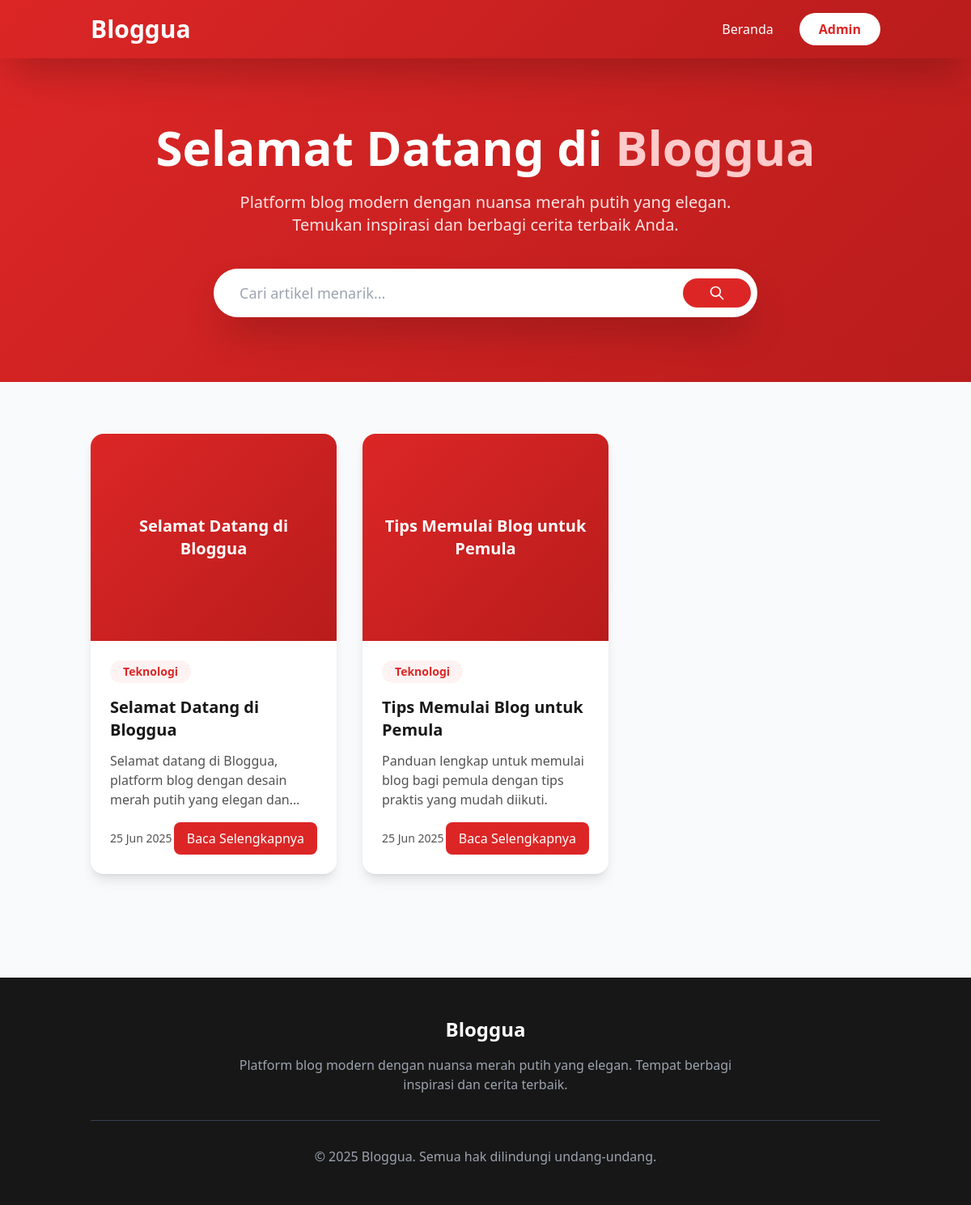
Screenshot of /beranda.php with the database file from the repository.
### tables this page shows
CREATE TABLE posts (
    id INT AUTO_INCREMENT PRIMARY KEY,
    title VARCHAR(255) NOT NULL,
    slug VARCHAR(255) NOT NULL UNIQUE,
    content LONGTEXT NOT NULL,
    excerpt TEXT,
    thumbnail VARCHAR(255),
    category_id INT,
    status ENUM('draft', 'published') DEFAULT 'draft',
    created_at TIMESTAMP DEFAULT CURRENT_TIMESTAMP,
    updated_at TIMESTAMP DEFAULT CURRENT_TIMESTAMP ON UPDATE CURRENT_TIMESTAMP,
    FOREIGN KEY (category_id) REFERENCES categories(id) ON DELETE SET NULL
);

CREATE TABLE categories (
    id INT AUTO_INCREMENT PRIMARY KEY,
    name VARCHAR(100) NOT NULL UNIQUE,
    description TEXT,
    created_at TIMESTAMP DEFAULT CURRENT_TIMESTAMP
);

### config/database.php (called while the page is built, shortened)
<?php
class Database {
    private static $instance = null;
    private $connection;
    private function __construct() {
        try {
            $this->connection = new PDO(
                "mysql:host=" . DB_HOST . ";dbname=" . DB_NAME . ";charset=utf8mb4",
                DB_USER,
                DB_PASS,
                [
                    PDO::ATTR_ERRMODE => PDO::ERRMODE_EXCEPTION,
                    PDO::ATTR_DEFAULT_FETCH_MODE => PDO::FETCH_ASSOC,
                    PDO::ATTR_EMULATE_PREPARES => false
                ]
            );
        } catch(PDOException $e) {
            die("Database connection failed: " . $e->getMessage());
        }
    }
    public static function getInstance() {
        if (self::$instance === null) {
            self::$instance = new self();
        }
        return self::$instance;
    }
    public function getConnection() {
        return $this->connection;
    }
}
?>

### models/Post.php (called while the page is built, shortened)
<?php
class Post {
    private $db;
    public function __construct() {
        $this->db = Database::getInstance()->getConnection();
    }
    public function getAllPosts($limit = 10, $offset = 0, $search = '') {
        $sql = "SELECT p.*, c.name as category_name,
                (SELECT COUNT(*) FROM comments WHERE post_id = p.id AND status = 'approved') as comment_count
                FROM posts p
                LEFT JOIN categories c ON p.category_id = c.id
                WHERE p.status = 'published'";
        $sql .= " ORDER BY p.created_at DESC LIMIT :limit OFFSET :offset";
        $stmt = $this->db->prepare($sql);
        $stmt->bindValue(':limit', $limit, PDO::PARAM_INT);
        $stmt->bindValue(':offset', $offset, PDO::PARAM_INT);
        $stmt->execute();
        return $stmt->fetchAll();
    }
}
?>

### includes/functions.php (called while the page is built, shortened)
<?php
function formatDate($date, $format = 'd M Y') {
    return date($format, strtotime($date));
}
?>

### beranda.php (the view, shortened to what this page needs)
<?php
require_once 'config/database.php';
require_once 'models/Post.php';
require_once 'includes/functions.php';
$halaman = isset($_GET['halaman']) ? (int)$_GET['halaman'] : 1;
$pencarian = isset($_GET['pencarian']) ? sanitizeInput($_GET['pencarian']) : '';
$artikelPerHalaman = 6;
$offset = ($halaman - 1) * $artikelPerHalaman;
$modelPost = new Post();
$artikelList = $modelPost->getAllPosts($artikelPerHalaman, $offset, $pencarian);
?>
<!DOCTYPE html>
<html lang="id">
<head>
    <script src="https://cdn.tailwindcss.com"></script>
</head>
<body class="bg-gray-50 font-sans">
    <header class="gradient-bg shadow-2xl sticky top-0 z-50">
        <div class="container mx-auto px-6 py-4">
            <nav class="flex items-center justify-between">
                <a href="/beranda.php" class="text-3xl font-bold text-white hover:text-red-100 transition-colors">
                    Bloggua
                </a>
                <div class="hidden md:flex items-center space-x-8">
                    <a href="/beranda.php" class="text-white hover:text-red-100 transition-colors font-medium">Beranda</a>
                    <a href="/admin/masuk.php" class="bg-white text-merah-utama px-6 py-2 rounded-full font-semibold hover:bg-red-50 transition-all transform hover:scale-105">
                        Admin
                    </a>
                </div>
            </nav>
        </div>
    </header>
    <section class="gradient-bg py-20">
        <div class="container mx-auto px-6 text-center">
            <h1 class="text-5xl md:text-6xl font-bold text-white mb-6">
                Selamat Datang di <span class="text-red-200">Bloggua</span>
            </h1>
            <p class="text-xl text-red-100 mb-10 max-w-2xl mx-auto">
                Platform blog modern dengan nuansa merah putih yang elegan. Temukan inspirasi dan berbagi cerita terbaik Anda.
            </p>
            <div class="max-w-2xl mx-auto">
                <form method="GET" action="/beranda.php" class="relative">
                    <input
                        type="text"
                        name="pencarian"
                        class="w-full px-8 py-4 rounded-full text-lg border-0 shadow-2xl focus:ring-4 focus:ring-red-200 focus:outline-none"
                        placeholder="Cari artikel menarik..."
                        value="<?php echo htmlspecialchars($pencarian); ?>"
                    >
                    <button type="submit" class="absolute right-2 top-1/2 transform -translate-y-1/2 bg-merah-utama text-white px-8 py-2 rounded-full hover:bg-merah-gelap transition-all">
                        <svg class="w-5 h-5" fill="none" stroke="currentColor" viewBox="0 0 24 24">
                            <path stroke-linecap="round" stroke-linejoin="round" stroke-width="2" d="M21 21l-6-6m2-5a7 7 0 11-14 0 7 7 0 0114 0z"></path>
                        </svg>
                    </button>
                </form>
            </div>
        </div>
    </section>
    <main class="container mx-auto px-6 py-16">
        <?php if (!empty($artikelList)): ?>
            <div class="grid grid-cols-1 md:grid-cols-2 lg:grid-cols-3 gap-8 mb-16">
                <?php foreach ($artikelList as $artikel): ?>
                    <article class="bg-white rounded-2xl shadow-lg overflow-hidden hover-lift">
                        <?php if ($artikel['thumbnail']): ?>
                            <img src="uploads/<?php echo htmlspecialchars($artikel['thumbnail']); ?>"
                                 alt="<?php echo htmlspecialchars($artikel['title']); ?>"
                                 class="w-full h-64 object-cover">
                        <?php else: ?>
                            <div class="h-64 gradient-bg flex items-center justify-center">
                                <h3 class="text-white text-xl font-bold text-center px-6">
                                    <?php echo htmlspecialchars($artikel['title']); ?>
                                </h3>
                            </div>
                        <?php endif; ?>
                        <div class="p-6">
                            <?php if ($artikel['category_name']): ?>
                                <span class="inline-block bg-merah-muda text-merah-utama px-4 py-1 rounded-full text-sm font-semibold mb-4">
                                    <?php echo htmlspecialchars($artikel['category_name']); ?>
                                </span>
                            <?php endif; ?>
                            <h2 class="text-xl font-bold text-abu-900 mb-3 line-clamp-2">
                                <a href="artikel.php?slug=<?php echo urlencode($artikel['slug']); ?>" class="hover:text-merah-utama transition-colors">
                                    <?php echo htmlspecialchars($artikel['title']); ?>
                                </a>
                            </h2>
                            <p class="text-abu-600 mb-4 line-clamp-3">
                                <?php echo htmlspecialchars($artikel['excerpt'] ?: generateExcerpt($artikel['content'])); ?>
                            </p>
                            <div class="flex items-center justify-between">
                                <span class="text-sm text-abu-600"><?php echo formatDate($artikel['created_at']); ?></span>
                                <a href="artikel.php?slug=<?php echo urlencode($artikel['slug']); ?>"
                                   class="bg-merah-utama text-white px-4 py-2 rounded-lg hover:bg-merah-gelap transition-all transform hover:scale-105">
                                    Baca Selengkapnya
                                </a>
                            </div>
                        </div>
                    </article>
                <?php endforeach; ?>
            </div>
        <?php endif; ?>
    </main>
    <footer class="bg-abu-900 text-white py-12">
        <div class="container mx-auto px-6 text-center">
            <div class="mb-8">
                <h3 class="text-2xl font-bold mb-4">Bloggua</h3>
                <p class="text-gray-400 max-w-2xl mx-auto">
                    Platform blog modern dengan nuansa merah putih yang elegan. Tempat berbagi inspirasi dan cerita terbaik.
                </p>
            </div>
            <div class="border-t border-gray-700 pt-8">
                <p class="text-gray-400">
                    &copy; 2025 Bloggua. Semua hak dilindungi undang-undang.
                </p>
            </div>
        </div>
    </footer>
</body>
</html>

### beranda.php (style rules this page uses)
.gradient-bg { background: linear-gradient(135deg, #dc2626, #b91c1c); }
.hover-lift { transition: transform 0.3s ease, box-shadow 0.3s ease; }

### rows the page displays
posts: title "Selamat Datang di Bloggua", category.name "Teknologi", excerpt "Selamat datang di Bloggua, platform blog dengan desain merah putih yang elegan…", created_at "25 Jun 2025"
posts: title "Tips Memulai Blog untuk Pemula", category.name "Teknologi", excerpt "Panduan lengkap untuk memulai blog bagi pemula dengan tips praktis yang mudah diikuti.", created_at "25 Jun 2025"
